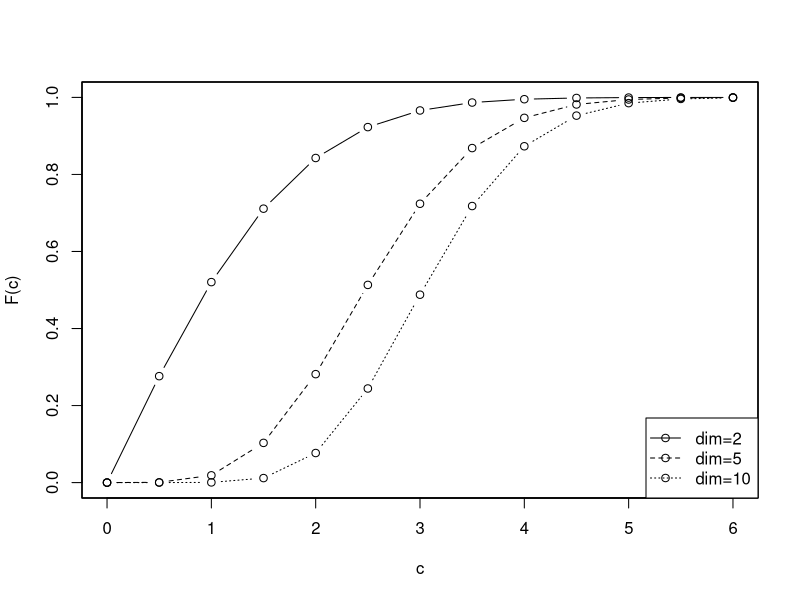

Here is the R script that generated this plot:
##
## This R script draws the distribution function P(c)
##

tab <- read.table("raw_data4.txt")
x <- tab$V2 
n <- length(x) / 13
mat <- matrix(x, ncol = n)

points <- seq(0,6, by=0.5)
i <- 1:13


postscript(file="./fig3.eps",width=5,height=5,horizontal=FALSE,onefile=FALSE,paper="special",family="Helvetica")
par(new=F)
plot(points, mat[i,1], ylim=c(0.0,1.0), xlab="c", ylab="F(c)", lty=1,type="b")
par(new=T)
plot(points, mat[i,2], ylim=c(0.0,1.0), xlab="", ylab="",lty=2, type="b",xaxt="n",yaxt="n")
par(new=T)
plot(points, mat[i,3], ylim=c(0.0,1.0), xlab="", ylab="",lty=3, type="b",xaxt="n",yaxt="n")

labels <- c("dim=2","dim=5","dim=10")
cols <-   c("black","black","black")
pchs <-   c(1,1,1)
ltys <-   c(1,2,3)
legend("bottomright", legend = labels, col = cols, pch = pchs, lty=ltys)

dev.off()
